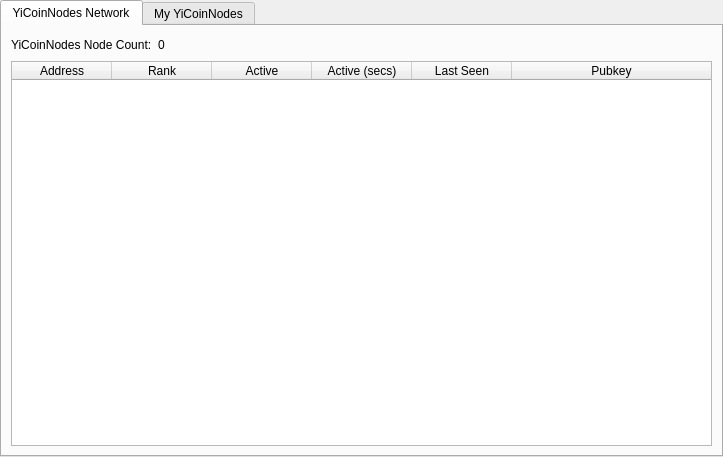
<?xml version="1.0" encoding="UTF-8"?>
<ui version="4.0">
 <class>MasternodeManager</class>
 <widget class="QWidget" name="MasternodeManager">
  <property name="geometry">
   <rect>
    <x>0</x>
    <y>0</y>
    <width>723</width>
    <height>457</height>
   </rect>
  </property>
  <property name="windowTitle">
   <string>Form</string>
  </property>
  <layout class="QVBoxLayout" name="topLayout">
   <property name="leftMargin">
    <number>0</number>
   </property>
   <property name="topMargin">
    <number>0</number>
   </property>
   <property name="rightMargin">
    <number>0</number>
   </property>
   <property name="bottomMargin">
    <number>0</number>
   </property>
   <item>
    <layout class="QVBoxLayout" name="verticalLayout">
     <property name="bottomMargin">
      <number>0</number>
     </property>
     <item>
      <widget class="QTabWidget" name="tabWidget">
       <property name="currentIndex">
        <number>0</number>
       </property>
       <widget class="QWidget" name="tab">
        <attribute name="title">
         <string>YiCoinNodes Network</string>
        </attribute>
        <layout class="QGridLayout" name="gridLayout">
         <item row="1" column="0">
          <widget class="QTableWidget" name="tableWidget">
           <property name="editTriggers">
            <set>QAbstractItemView::NoEditTriggers</set>
           </property>
           <property name="alternatingRowColors">
            <bool>true</bool>
           </property>
           <property name="selectionBehavior">
            <enum>QAbstractItemView::SelectRows</enum>
           </property>
           <attribute name="horizontalHeaderStretchLastSection">
            <bool>true</bool>
           </attribute>
           <column>
            <property name="text">
             <string>Address</string>
            </property>
           </column>
           <column>
            <property name="text">
             <string>Rank</string>
            </property>
           </column>
           <column>
            <property name="text">
             <string>Active</string>
            </property>
           </column>
           <column>
            <property name="text">
             <string>Active (secs)</string>
            </property>
           </column>
           <column>
            <property name="text">
             <string>Last Seen</string>
            </property>
           </column>
           <column>
            <property name="text">
             <string>Pubkey</string>
            </property>
           </column>
          </widget>
         </item>
         <item row="0" column="0">
          <layout class="QHBoxLayout" name="horizontalLayout_3">
           <property name="bottomMargin">
            <number>0</number>
           </property>
           <item>
            <widget class="QLabel" name="label_2">
             <property name="text">
              <string>YiCoinNodes Node Count:</string>
             </property>
            </widget>
           </item>
           <item>
            <widget class="QLabel" name="countLabel">
             <property name="text">
              <string>0</string>
             </property>
            </widget>
           </item>
           <item>
            <spacer name="horizontalSpacer_3">
             <property name="orientation">
              <enum>Qt::Horizontal</enum>
             </property>
             <property name="sizeHint" stdset="0">
              <size>
               <width>40</width>
               <height>20</height>
              </size>
             </property>
            </spacer>
           </item>
          </layout>
         </item>
        </layout>
       </widget>
       <widget class="QWidget" name="tab_2">
        <attribute name="title">
         <string>My YiCoinNodes</string>
        </attribute>
        <layout class="QGridLayout" name="gridLayout_2">
         <item row="0" column="0">
          <layout class="QVBoxLayout" name="verticalLayout_2">
           <property name="bottomMargin">
            <number>0</number>
           </property>
           <item>
            <layout class="QHBoxLayout" name="horizontalLayout">
             <item>
              <widget class="QPushButton" name="createButton">
               <property name="text">
                <string>&amp;Create...</string>
               </property>
              </widget>
             </item>
             <item>
              <widget class="QPushButton" name="copyAddressButton">
               <property name="text">
                <string>Copy &amp;Address</string>
               </property>
              </widget>
             </item>
             <item>
              <spacer name="horizontalSpacer">
               <property name="orientation">
                <enum>Qt::Horizontal</enum>
               </property>
               <property name="sizeHint" stdset="0">
                <size>
                 <width>40</width>
                 <height>20</height>
                </size>
               </property>
              </spacer>
             </item>
            </layout>
           </item>
           <item>
            <widget class="QTableWidget" name="tableWidget_2">
             <property name="editTriggers">
              <set>QAbstractItemView::NoEditTriggers</set>
             </property>
             <property name="alternatingRowColors">
              <bool>true</bool>
             </property>
             <property name="selectionMode">
              <enum>QAbstractItemView::SingleSelection</enum>
             </property>
             <property name="selectionBehavior">
              <enum>QAbstractItemView::SelectRows</enum>
             </property>
             <attribute name="horizontalHeaderStretchLastSection">
              <bool>true</bool>
             </attribute>
             <column>
              <property name="text">
               <string>Alias</string>
              </property>
             </column>
             <column>
              <property name="text">
               <string>IP/Onion</string>
              </property>
             </column>
             <column>
              <property name="text">
               <string>Status</string>
              </property>
             </column>
             <column>
              <property name="text">
               <string>Collateral Address</string>
              </property>
             </column>
            </widget>
           </item>
           <item>
            <layout class="QHBoxLayout" name="horizontalLayout_2">
             <property name="bottomMargin">
              <number>0</number>
             </property>
             <item>
              <widget class="QPushButton" name="editButton">
               <property name="text">
                <string>&amp;Edit</string>
               </property>
              </widget>
             </item>
             <item>
              <widget class="QPushButton" name="getConfigButton">
               <property name="text">
                <string>&amp;Get Config</string>
               </property>
              </widget>
             </item>
             <item>
              <widget class="QPushButton" name="removeButton">
               <property name="text">
                <string>&amp;Remove</string>
               </property>
              </widget>
             </item>
             <item>
              <spacer name="horizontalSpacer_2">
               <property name="orientation">
                <enum>Qt::Horizontal</enum>
               </property>
               <property name="sizeHint" stdset="0">
                <size>
                 <width>40</width>
                 <height>20</height>
                </size>
               </property>
              </spacer>
             </item>
            </layout>
           </item>
           <item>
            <layout class="QHBoxLayout" name="horizontalLayout_4">
             <property name="bottomMargin">
              <number>0</number>
             </property>
             <item>
              <widget class="QPushButton" name="startButton">
               <property name="text">
                <string>&amp;Start</string>
               </property>
              </widget>
             </item>
             <item>
              <widget class="QPushButton" name="stopButton">
               <property name="text">
                <string>Sto&amp;p</string>
               </property>
              </widget>
             </item>
             <item>
              <spacer name="horizontalSpacer_4">
               <property name="orientation">
                <enum>Qt::Horizontal</enum>
               </property>
               <property name="sizeHint" stdset="0">
                <size>
                 <width>40</width>
                 <height>20</height>
                </size>
               </property>
              </spacer>
             </item>
            </layout>
           </item>
           <item>
            <layout class="QHBoxLayout" name="horizontalLayout_5">
             <property name="bottomMargin">
              <number>0</number>
             </property>
             <item>
              <widget class="QPushButton" name="startAllButton">
               <property name="text">
                <string>S&amp;tart All</string>
               </property>
              </widget>
             </item>
             <item>
              <widget class="QPushButton" name="stopAllButton">
               <property name="text">
                <string>St&amp;op All</string>
               </property>
              </widget>
             </item>
             <item>
              <spacer name="horizontalSpacer_5">
               <property name="orientation">
                <enum>Qt::Horizontal</enum>
               </property>
               <property name="sizeHint" stdset="0">
                <size>
                 <width>40</width>
                 <height>20</height>
                </size>
               </property>
              </spacer>
             </item>
            </layout>
           </item>
          </layout>
         </item>
        </layout>
       </widget>
      </widget>
     </item>
    </layout>
   </item>
  </layout>
 </widget>
 <resources/>
 <connections/>
</ui>
